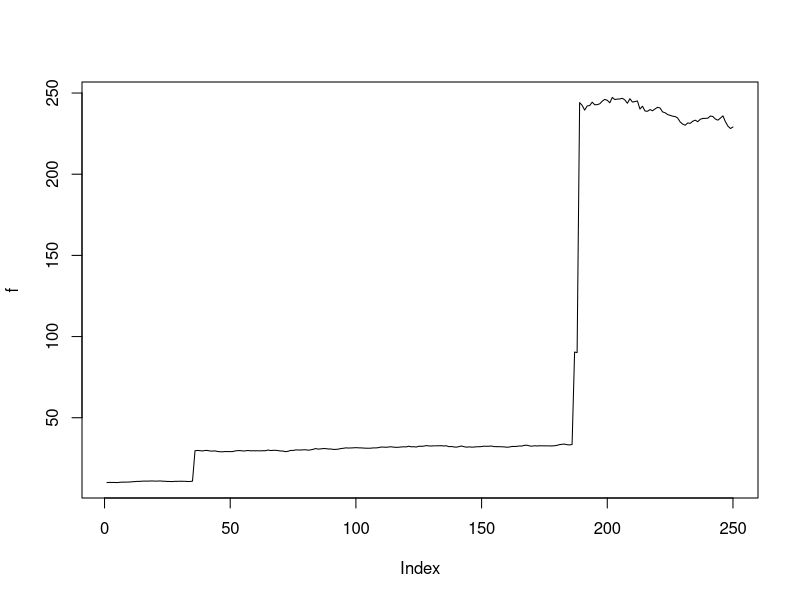

Write R code to recreate this figure.
#simulate lognormal random walk

?sapply
rwalk<-function(mu, sigma,lambda, p)
{
	#daily drift and volatility
	days<- 250
	mu.daily <- mu/days
	sigma.daily<-sigma/sqrt(days)
	lambda.daily<-lambda/days
	
	r<-rnorm(250,mu.daily,sigma.daily) #100 random normals
	a<-rpois(250,lambda.daily)
	logPrice<-log(p)+cumsum(r)+cumsum(a)
	
	Prices<- exp(logPrice)
}
str(sapply)
f<-rwalk(.1,.12,1,10)
plot(f, type='l')


